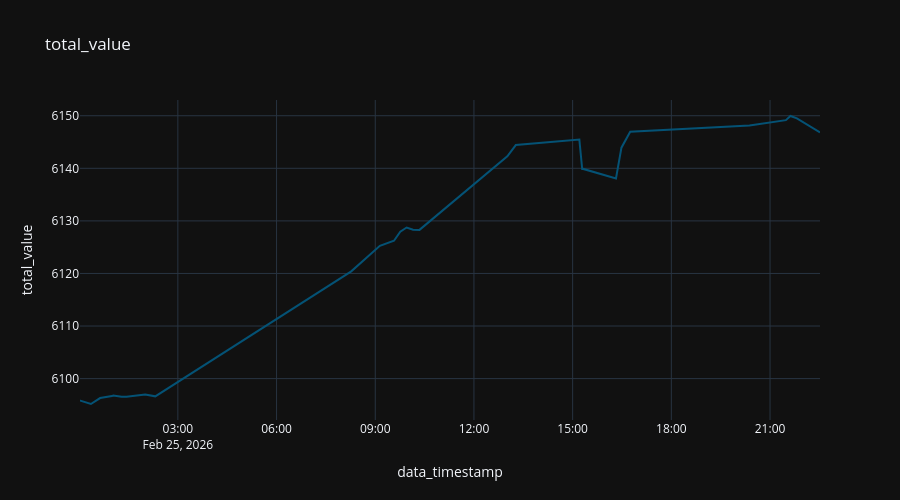

The notebook cell saved with this chart:
### Code cell
fig = px.line (
  df_account,
  "data_timestamp",
  "total_value",
  title="total_value"
#   color_discrete_sequence="Tealgrn_r",
)

fig.update_layout (
  height=500,
)
